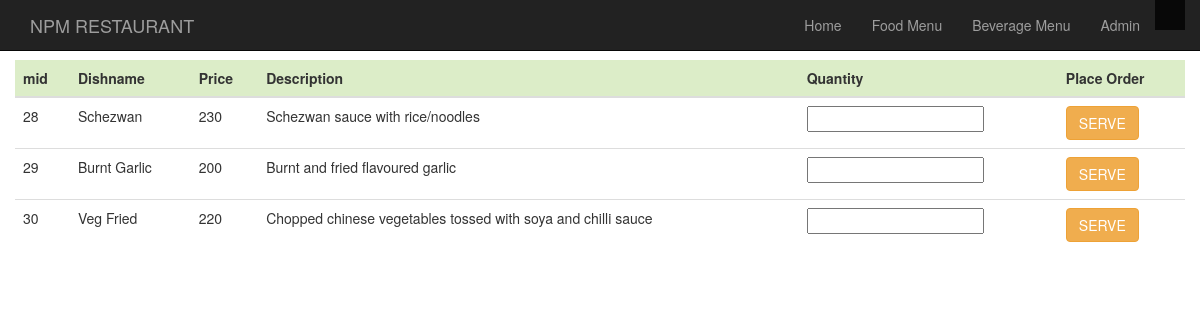
Screenshot of /rice.php with the database file from the repository.
### tables this page shows
CREATE TABLE `menulist` (
  `category` varchar(100) NOT NULL,
  `dishname` varchar(100) NOT NULL,
  `price` int(10) NOT NULL,
  `description` varchar(1000) NOT NULL,
  `mid` int(10) NOT NULL
);

### rice.php (the view, shortened to what this page needs)
<!DOCTYPE html>
   <html>
   <head>
<link rel="stylesheet" href="https://maxcdn.bootstrapcdn.com/bootstrap/3.3.7/css/bootstrap.min.css">
<link rel="stylesheet" type="text/css" href="">
</head>
<body>
<nav class="navbar navbar-inverse navbar-fixed-top">
      <div class="container">
        <div class="navbar-header">
          <a class="navbar-brand" href="index.php">NPM RESTAURANT</a>
        </div>
        <div id="navbar" class="collapse navbar-collapse">
          <ul class="nav navbar-nav navbar-right">
            <li><a href="index.php">Home</a></li>
            <li><a href="foodmenu.php">Food Menu</a></li>
            <li><a href="beveragemenu.php">Beverage Menu</a></li>
            <li><a href="login.php">Admin</a></li>
         <li class="nav-item active" active>
      <a class="nav-link" style="margin-left:0vw" href="">
      <?php if(isset($_SESSION['tno']))
{ echo "Table no ".$_SESSION['tno']; } ?></a></li>
          </ul>
        </div>
      </div>
    </nav>
<br><br><br>
<?php
  $db="npm_res";
  $conn = new mysqli("localhost","root","","npm_res");
  $conn ->select_db($db) or die( "Unable to select database");
  $res=mysqli_query($conn,"Select * from menulist where category='Rice n Noodles'");
?>
<div class="container">
<div class="row justify-content-center">
  <table class="table">
  <thead class="thead" style="background-color: #dcedc8;">
  <tr>
<th scope="col">mid</th>
<th scope="col">Dishname</th>
<th scope="col">Price</th>
<th scope="col">Description</th>
<th scope="col">Quantity</th>
<th scope="col">Place Order</th>
  </tr>
  </thead>
<?php
while($row = $res->fetch_assoc()): ?>
<tr>
<td>
<?php echo $row['mid']; ?>
</td>
<td>
<?php echo $row['dishname'];
?>
</td>
<td>
<?php echo $row['price']; ?>
</td>
<td>
<?php echo $row['description']; ?>
</td>
<td>
<input type="text" class="qty" name="quantity" value=""></input>
</td>
<td><input type="button" name="<?php echo $row['category'] ?>" onclick="fun()" id="<?php echo $row['dishname'] ?>" value="SERVE" class="btn btn-warning common">
</td>
</tr>
 <?php endwhile; ?>
</table>
</div>
</div>
</body>
</html>

### rows the page displays
menulist: mid "28", dishname "Schezwan", price "230", description "Schezwan sauce with rice/noodles"
menulist: mid "29", dishname "Burnt Garlic", price "200", description "Burnt and fried flavoured garlic"
menulist: mid "30", dishname "Veg Fried", price "220", description "Chopped chinese vegetables tossed with soya and chilli sauce"
